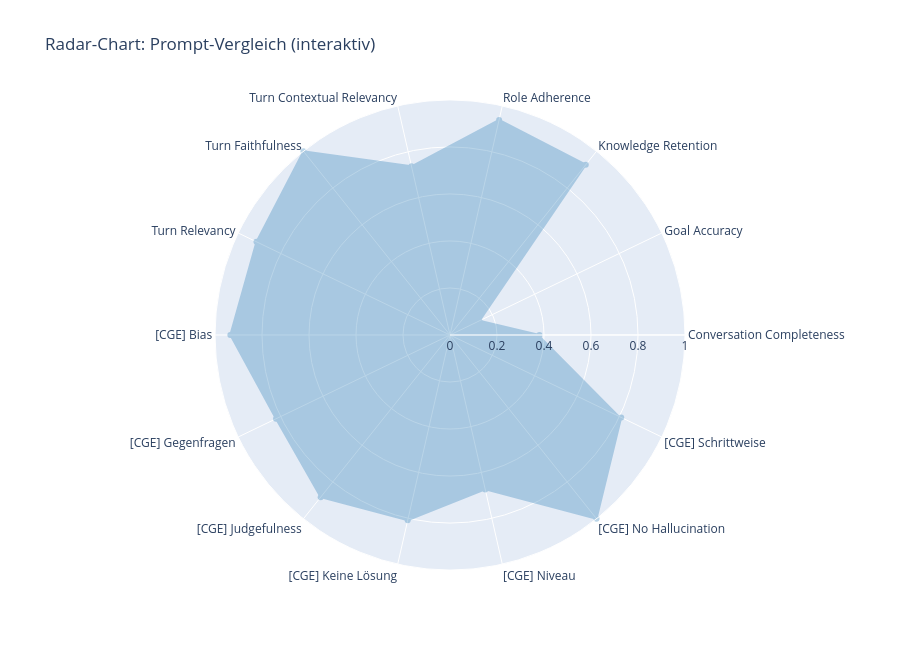

The notebook cell this image was saved under:
### Code cell
import plotly.graph_objects as go

# Feste Metrik-Reihenfolge definieren
metrik_reihenfolge = sorted(df_agg["metric_clean"].unique().tolist())

fig = go.Figure()

for prompt in df_agg["prompt_version"].unique():
    df_prompt = (
        df_agg[df_agg["prompt_version"] == prompt]
        .set_index("metric_clean")
        .reindex(metrik_reihenfolge)  # ✅ gleiche Reihenfolge für alle Prompts
        .reset_index()
    )

    fig.add_trace(go.Scatterpolar(
        r=df_prompt["mean_score"].tolist(),
        theta=df_prompt["metric_clean"].tolist(),
        fill="toself",
        name=prompt,
        line=dict(color=farben_dict[prompt]),
        fillcolor=farben_dict[prompt],
        opacity=0.3,
        hovertemplate="<b>%{theta}</b><br>Score: %{r:.2f}<extra>%{fullData.name}</extra>"
    ))

fig.update_layout(
    polar=dict(
        radialaxis=dict(visible=True, range=[0, 1])
    ),
    title="Radar-Chart: Prompt-Vergleich (interaktiv)",
    legend=dict(title="Prompt Version"),
    height=650
)

fig.show()
fig.write_html("radar_interaktiv.html")

### Figure 1 — Plotly figure (JSON) as saved in the notebook; plotly's stock layout.template omitted (floating-point values rounded to 4 significant figures)
{"data": [{"fill": "toself", "fillcolor": "#1f77b4", "hovertemplate": "<b>%{theta}</b><br>Score: %{r:.2f}<extra>%{fullData.name}</extra>", "line": {"color": "#1f77b4"}, "name": "system_prompt", "opacity": 0.3, "r": [0.3807, 0.1391, 0.9267, 0.9389, 0.7363, 1, 0.9141, 0.9348, 0.8217, 0.8826, 0.8087, 0.6739, 1, 0.8087], "theta": ["Conversation Completeness", "Goal Accuracy", "Knowledge Retention", "Role Adherence", "Turn Contextual Relevancy", "Turn Faithfulness", "Turn Relevancy", "[CGE] Bias", "[CGE] Gegenfragen", "[CGE] Judgefulness", "[CGE] Keine Lösung", "[CGE] Niveau", "[CGE] No Hallucination", "[CGE] Schrittweise"], "type": "scatterpolar"}], "layout": {"height": 650, "legend": {"title": {"text": "Prompt Version"}}, "polar": {"radialaxis": {"range": [0, 1], "visible": true}}, "title": {"text": "Radar-Chart: Prompt-Vergleich (interaktiv)"}}}
